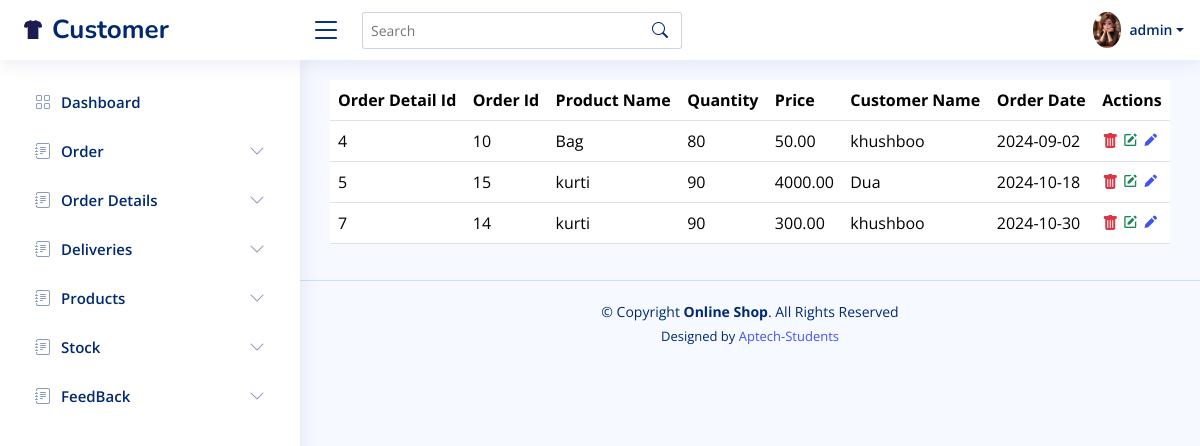
/online_shop/employees/view_details.php (signed in), run on the app's committed database.
### tables this page shows
CREATE TABLE `order_details` (
  `orderDetail_id` int(11) NOT NULL,
  `order_id` int(11) DEFAULT NULL,
  `product_id` int(11) DEFAULT NULL,
  `quantity` int(11) DEFAULT NULL,
  `price` decimal(10,2) DEFAULT NULL
);

CREATE TABLE `products` (
  `product_id` int(11) NOT NULL,
  `product_name` varchar(100) DEFAULT NULL,
  `description` text DEFAULT NULL,
  `price` decimal(10,2) DEFAULT NULL,
  `category` varchar(100) DEFAULT NULL
);

CREATE TABLE `customers` (
  `customer_id` int(11) NOT NULL,
  `firstname` varchar(50) DEFAULT NULL,
  `lastname` varchar(50) DEFAULT NULL,
  `email` varchar(100) DEFAULT NULL,
  `password` varchar(300) NOT NULL,
  `phone` varchar(15) DEFAULT NULL,
  `address` text DEFAULT NULL,
  `pic` varchar(500) NOT NULL
);

CREATE TABLE `orders` (
  `order_id` int(11) NOT NULL,
  `customer_id` int(11) DEFAULT NULL,
  `order_date` date DEFAULT NULL,
  `totalAmount` decimal(10,2) DEFAULT NULL
);

### online_shop/employees/view_details.php (the view, shortened to what this page needs)
<?php include "header.php"; ?>
<?php
$conn = mysqli_connect('localhost', 'root', '', 'online_shopping');
?>
<table class="table">
  <thead>
    <tr>
      <th scope="col">Order Detail Id</th>
      <th scope="col">Order Id</th>
      <th scope="col">Product Name</th>
      <th scope="col">Quantity</th>
      <th scope="col">Price</th>
      <th scope="col">Customer Name</th>
      <th scope="col">Order Date</th>
      <th scope="col">Actions</th>
    </tr>
  </thead>
  <tbody>
    <?php
    $sql = "SELECT
        od.orderDetail_id,
        od.order_id,
        p.product_name,
        od.quantity,
        od.price,
        c.firstname,
        o.order_date
    FROM
        order_details od
    INNER JOIN
        products p ON od.product_id = p.product_id
    INNER JOIN
        orders o ON od.order_id = o.order_id
    INNER JOIN
        customers c ON o.customer_id = c.customer_id";
    $res = mysqli_query($conn, $sql);
    while ($data = mysqli_fetch_array($res)) {
    ?>
      <tr>
        <td><?php echo $data['orderDetail_id']; ?></td>
        <td><?php echo $data['order_id']; ?></td>
        <td><?php echo $data['product_name']; ?></td>
        <td><?php echo $data['quantity']; ?></td>
        <td><?php echo $data['price']; ?></td>
        <td><?php echo $data['firstname']; ?></td>
        <td><?php echo $data['order_date']; ?></td>
        <td>
          <a href="function.php?detail_delete=<?php echo $data['orderDetail_id'] ?>"><i class="bi bi-trash-fill text-danger"></i></a>
          <a href="update-details.php?detail=<?php echo $data['orderDetail_id'] ?>"><i class="bx bxs-edit text-success"></i></a>
          <a href="add-details.php"> <i class="bx bxs-pencil"></i></a>
        </td>
      </tr>
    <?php
    }
    ?>
  </tbody>
</table>
<?php include "footer.php"; ?>

### online_shop/employees/assets/css/style.css (style rules this page uses)
:root { scroll-behavior: smooth; }
body { font-family: "Open Sans", sans-serif; background: #f6f9ff; color: #444444; }
a { color: #4154f1; text-decoration: none; }

### data on the page
order_details: orderDetail_id "4", order "10", product.product_name "Bag", quantity "80", price "50.00", customers.firstname "khushboo", order.order_date "2024-09-02"
order_details: orderDetail_id "5", order "15", product.product_name "kurti", quantity "90", price "4000.00", customers.firstname "Dua", order.order_date "2024-10-18"
order_details: orderDetail_id "7", order "14", product.product_name "kurti", quantity "90", price "300.00", customers.firstname "khushboo", order.order_date "2024-10-30"

### other printed values
$_SESSION['username'] "admin"
